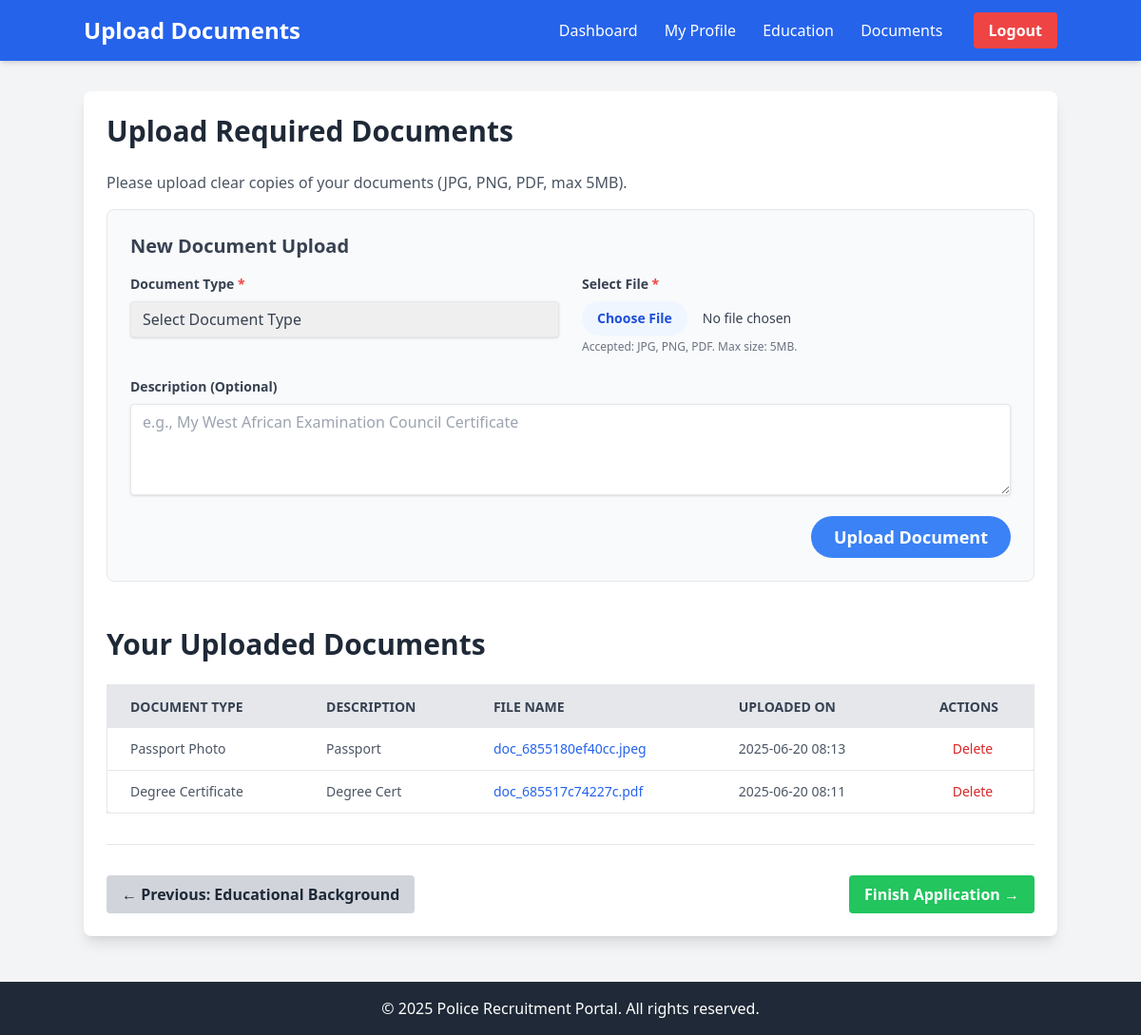
/documents.php (signed in), run on the app's committed database.
### tables this page shows
CREATE TABLE `documents` (
  `id` int(11) NOT NULL,
  `applicant_id` int(11) NOT NULL,
  `document_type` varchar(100) NOT NULL,
  `file_path` varchar(255) NOT NULL,
  `uploaded_at` timestamp NOT NULL DEFAULT current_timestamp(),
  `description` text DEFAULT NULL
);

### documents.php (the view, shortened to what this page needs)
<?php
require_once 'includes/config.php';
$user_id = $_SESSION['id'];
$applicant_id = null;
$document_type = $description = "";
$document_type_err = $file_upload_err = "";
$sql_get_applicant_info = "SELECT id, first_name, last_name FROM applicants WHERE user_id = :user_id";
if ($stmt_get_applicant_info = $pdo->prepare($sql_get_applicant_info)) {
    $stmt_get_applicant_info->bindParam(":user_id", $user_id, PDO::PARAM_INT);
    if ($stmt_get_applicant_info->execute()) {
        if ($stmt_get_applicant_info->rowCount() == 1) {
            $applicant_row = $stmt_get_applicant_info->fetch(PDO::FETCH_ASSOC);
            $applicant_id = $applicant_row['id'];
        } else {
            $_SESSION['info_message'] = "Please complete your personal profile before uploading documents.";
            header("location: profile.php");
            exit();
        }
    } else {
        $error_message = "Error fetching applicant ID.";
    }
}
$uploaded_documents = [];
if ($applicant_id) {
    $sql_fetch_all_docs = "SELECT * FROM documents WHERE applicant_id = :applicant_id ORDER BY uploaded_at DESC";
    if ($stmt_fetch_all_docs = $pdo->prepare($sql_fetch_all_docs)) {
        $stmt_fetch_all_docs->bindParam(":applicant_id", $applicant_id, PDO::PARAM_INT);
        if ($stmt_fetch_all_docs->execute()) {
            $uploaded_documents = $stmt_fetch_all_docs->fetchAll(PDO::FETCH_ASSOC);
        } else {
            $error_message = "Error fetching existing documents.";
        }
    }
}
?>
<!DOCTYPE html>
<html lang="en">
<head>
    <script src="https://cdn.tailwindcss.com"></script>
</head>
<body class="bg-gray-100 font-sans leading-normal tracking-normal">
    <header class="bg-blue-600 p-4 text-white shadow-md">
        <div class="container mx-auto flex justify-between items-center">
            <h1 class="text-2xl font-bold">Upload Documents</h1>
            <nav>
                <a href="dashboard.php" class="px-3 py-2 rounded hover:bg-blue-700 transition duration-300">Dashboard</a>
                <a href="profile.php" class="px-3 py-2 rounded hover:bg-blue-700 transition duration-300">My Profile</a>
                <a href="education.php" class="px-3 py-2 rounded hover:bg-blue-700 transition duration-300">Education</a>
                <a href="documents.php" class="px-3 py-2 rounded hover:bg-blue-700 transition duration-300">Documents</a>
                <a href="logout.php" class="bg-red-500 hover:bg-red-700 text-white font-bold py-2 px-4 rounded ml-4 transition duration-300">Logout</a>
            </nav>
        </div>
    </header>
    <main class="container mx-auto mt-8 p-6 bg-white rounded-lg shadow-lg">
        <h2 class="text-3xl font-semibold text-gray-800 mb-6">Upload Required Documents</h2>
        <p class="text-gray-600 mb-4">Please upload clear copies of your documents (JPG, PNG, PDF, max 5MB).</p>
        <form action="<?php echo htmlspecialchars($_SERVER["PHP_SELF"]); ?>" method="post" enctype="multipart/form-data" class="mb-8 p-6 border rounded-lg bg-gray-50">
            <h3 class="text-xl font-semibold text-gray-700 mb-4">New Document Upload</h3>
            <div class="grid grid-cols-1 md:grid-cols-2 gap-6 mb-4">
                <div>
                    <label for="document_type" class="block text-gray-700 text-sm font-bold mb-2">Document Type <span class="text-red-500">*</span></label>
                    <select id="document_type" name="document_type"
                            class="shadow appearance-none border <?php echo (!empty($document_type_err)) ? 'border-red-500' : ''; ?> rounded w-full py-2 px-3 text-gray-700 leading-tight focus:outline-none focus:shadow-outline"
                            required>
                        <option value="">Select Document Type</option>
                    </select>
                </div>
                <div>
                    <label for="document_file" class="block text-gray-700 text-sm font-bold mb-2">Select File <span class="text-red-500">*</span></label>
                    <input type="file" id="document_file" name="document_file"
                           class="block w-full text-sm text-gray-700 file:mr-4 file:py-2 file:px-4 file:rounded-full file:border-0 file:text-sm file:font-semibold file:bg-blue-50 file:text-blue-700 hover:file:bg-blue-100 <?php echo (!empty($file_upload_err)) ? 'border border-red-500' : ''; ?>"
                           accept=".jpg,.jpeg,.png,.pdf" required>
                    <p class="text-gray-500 text-xs mt-1">Accepted: JPG, PNG, PDF. Max size: 5MB.</p>
                </div>
                <div class="md:col-span-2">
                    <label for="description" class="block text-gray-700 text-sm font-bold mb-2">Description (Optional)</label>
                    <textarea id="description" name="description"
                              class="shadow appearance-none border rounded w-full py-2 px-3 text-gray-700 leading-tight focus:outline-none focus:shadow-outline h-24"
                              placeholder="e.g., My West African Examination Council Certificate"><?php echo htmlspecialchars($description); ?></textarea>
                </div>
            </div>
            <div class="flex items-center justify-end">
                <button type="submit" name="upload_document"
                        class="bg-blue-500 hover:bg-blue-700 text-white font-bold py-2 px-6 rounded-full focus:outline-none focus:shadow-outline text-lg transition duration-300">
                    Upload Document
                </button>
            </div>
        </form>
        <h2 class="text-3xl font-semibold text-gray-800 mt-12 mb-6">Your Uploaded Documents</h2>
        <?php if (empty($uploaded_documents)): ?>
            <p class="text-gray-600 text-center">No documents uploaded yet. Use the form above to upload one.</p>
        <?php else: ?>
            <div class="overflow-x-auto">
                <table class="min-w-full bg-white border border-gray-200 rounded-lg shadow-md">
                    <thead>
                        <tr class="bg-gray-200 text-gray-700 uppercase text-sm leading-normal">
                            <th class="py-3 px-6 text-left">Document Type</th>
                            <th class="py-3 px-6 text-left">Description</th>
                            <th class="py-3 px-6 text-left">File Name</th>
                            <th class="py-3 px-6 text-left">Uploaded On</th>
                            <th class="py-3 px-6 text-center">Actions</th>
                        </tr>
                    </thead>
                    <tbody class="text-gray-600 text-sm font-light">
                        <?php foreach ($uploaded_documents as $doc): ?>
                            <tr class="border-b border-gray-200 hover:bg-gray-100">
                                <td class="py-3 px-6 text-left whitespace-nowrap"><?php echo htmlspecialchars($doc['document_type']); ?></td>
                                <td class="py-3 px-6 text-left"><?php echo htmlspecialchars($doc['description'] ?? 'N/A'); ?></td>
                                <td class="py-3 px-6 text-left">
                                    <a href="<?php echo htmlspecialchars($doc['file_path']); ?>" target="_blank" class="text-blue-600 hover:underline">
                                        <?php echo basename($doc['file_path']); ?>
                                    </a>
                                </td>
                                <td class="py-3 px-6 text-left"><?php echo date('Y-m-d H:i', strtotime($doc['uploaded_at'])); ?></td>
                                <td class="py-3 px-6 text-center">
                                    <a href="documents.php?delete_id=<?php echo $doc['id']; ?>"
                                       onclick="return confirm('Are you sure you want to delete this document? This will also delete the file from the server.');"
                                       class="text-red-600 hover:text-red-900 font-medium ml-2">Delete</a>
                                </td>
                            </tr>
                        <?php endforeach; ?>
                    </tbody>
                </table>
            </div>
        <?php endif; ?>
        <div class="flex justify-between items-center mt-8 pt-8 border-t border-gray-200">
            <a href="education.php" class="bg-gray-300 hover:bg-gray-400 text-gray-800 font-bold py-2 px-4 rounded inline-flex items-center transition duration-300">
                &leftarrow; Previous: Educational Background
            </a>
            <form action="<?php echo htmlspecialchars($_SERVER["PHP_SELF"]); ?>" method="post">
                <button type="submit" name="finish_application"
                        class="bg-green-500 hover:bg-green-700 text-white font-bold py-2 px-4 rounded inline-flex items-center transition duration-300">
                    Finish Application &rightarrow;
                </button>
            </form>
        </div>
    </main>
    <footer class="bg-gray-800 text-white p-4 mt-12 text-center">
        <div class="container mx-auto">
            &copy; <?php echo date("Y"); ?> Police Recruitment Portal. All rights reserved.
        </div>
    </footer>
</body>
</html>

### data on the page
documents: document_type "Passport Photo", description "Passport", file_path "doc_6855180ef40cc.jpeg", uploaded_at "2025-06-20 08:13"
documents: document_type "Degree Certificate", description "Degree Cert", file_path "doc_685517c74227c.pdf", uploaded_at "2025-06-20 08:11"
